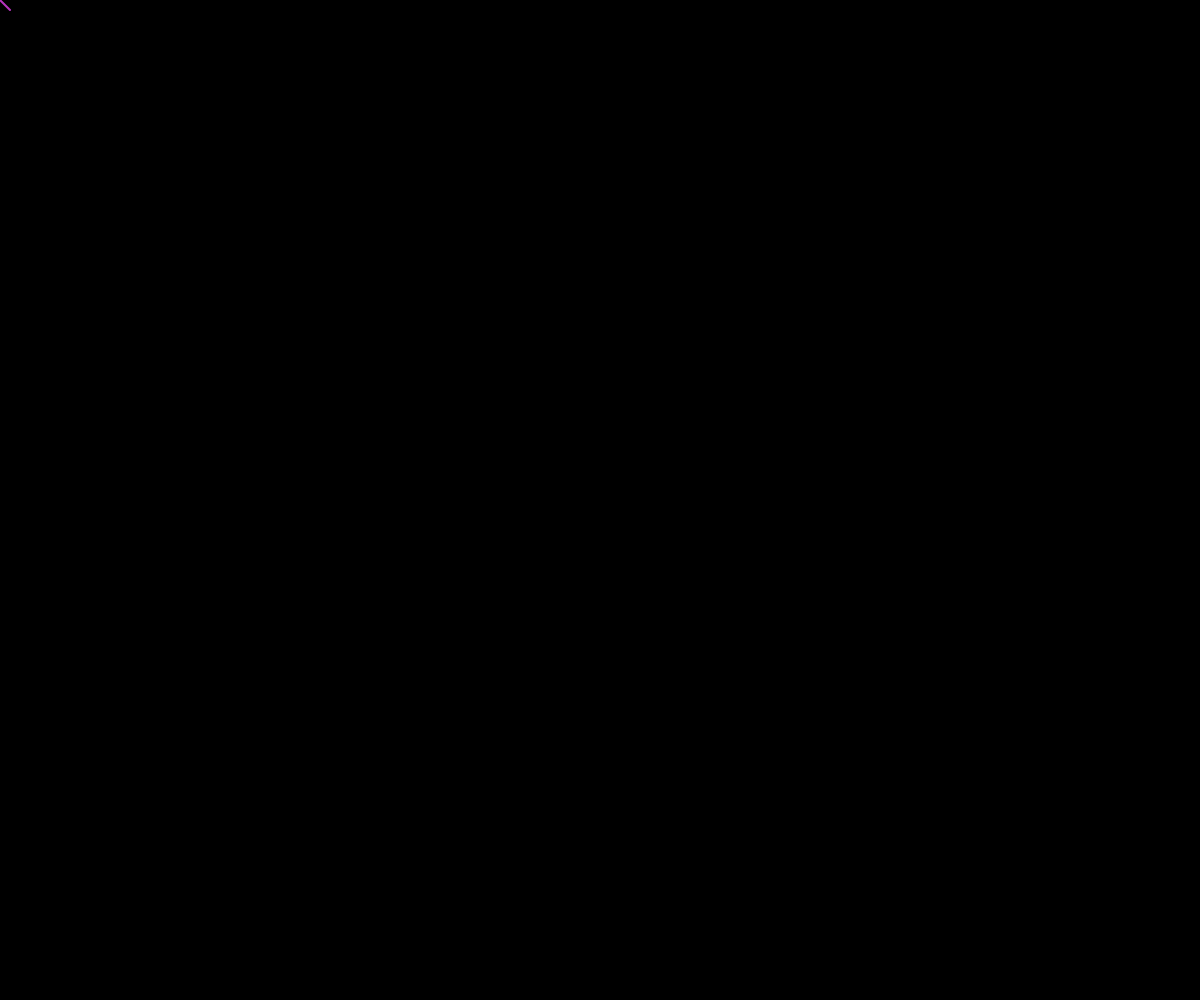
Frame 1 (no input)
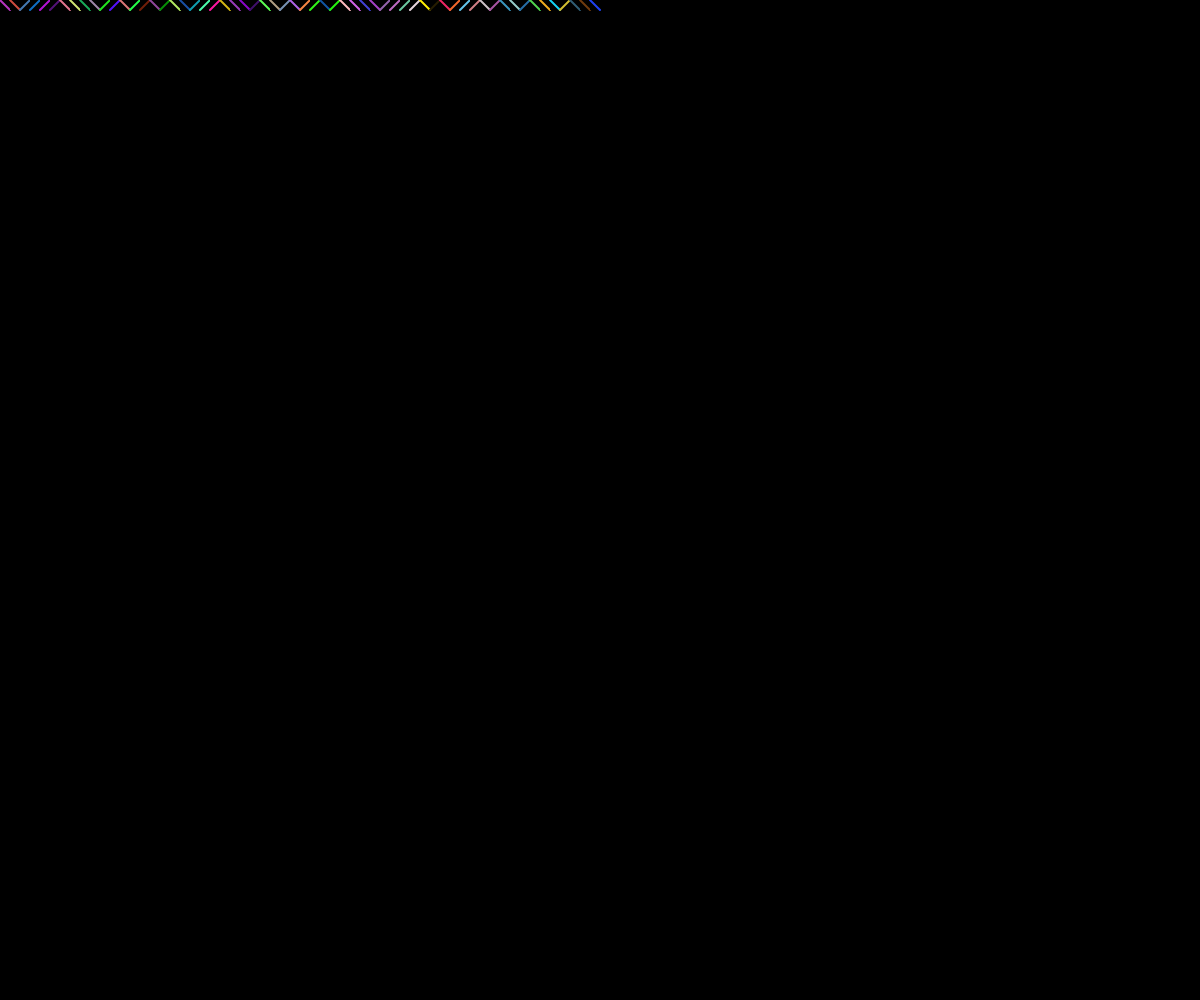
Frame 60 (no input)
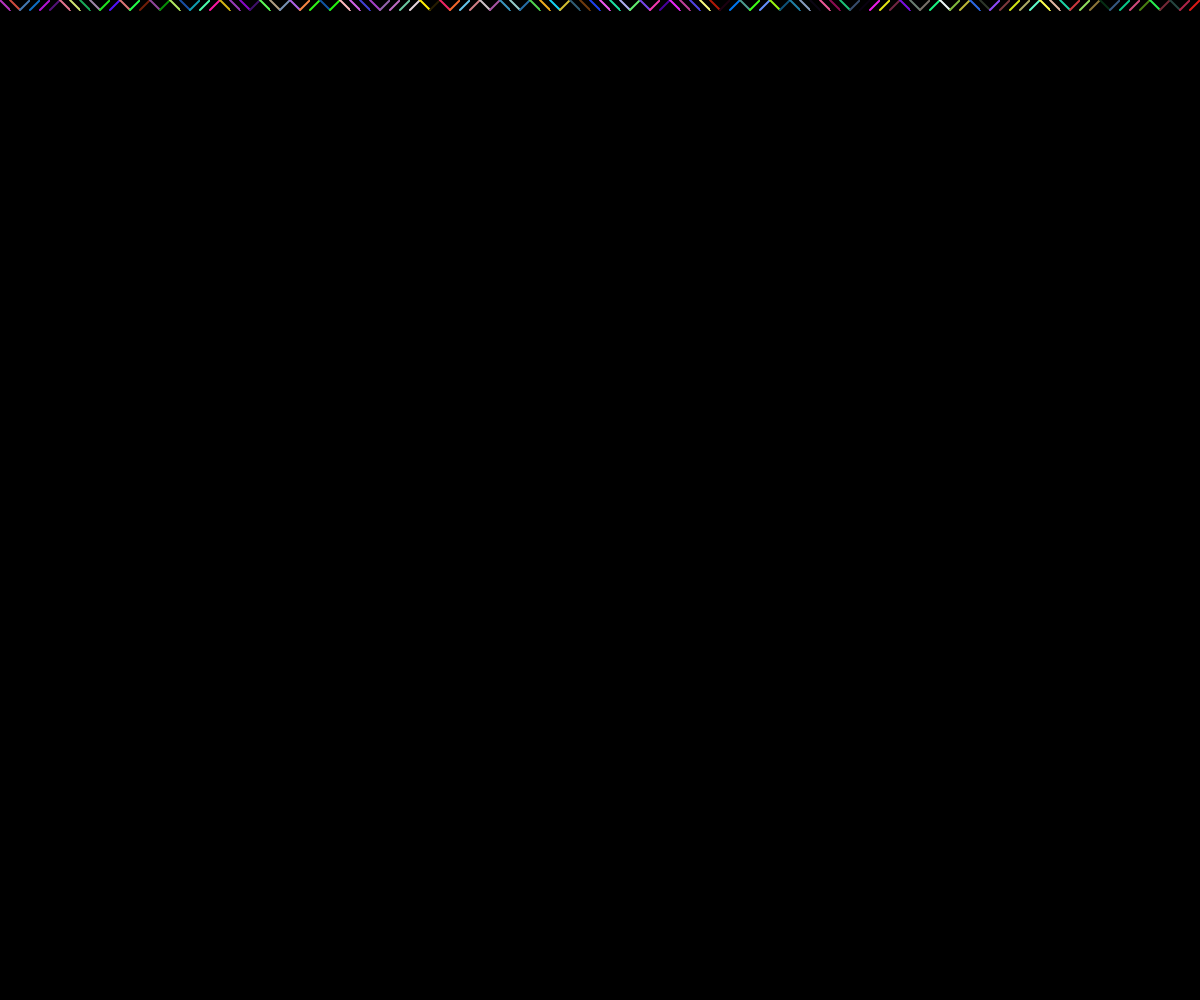
Frame 120 (the mouse pressed at the canvas centre since frame 60)

The p5.js sketch that drew these frames (run headless with seeded random() and noise() and a simulated clock; from frame 60 on, the mouse is pressed at the canvas centre):

// p5.js sketch
// ── sketch.js

var x = 0
var y = 0
var spacing = 10

function setup(){
    createCanvas(windowWidth, windowHeight)
    background(0)
}

function draw(){
    //alert("running draw")
    fill(0)
    noStroke()
    rect(x,y,spacing,spacing)
    stroke(getRndRgb(),getRndRgb(),getRndRgb())
    strokeWeight(2)
    if (random(1)<0.5){
        line(x, y, x+spacing, y+spacing)
    }else{
        line(x, y+spacing, x+spacing, y)
    }
    
    x+=spacing
    
    if (x > width){
        x=0
        y+=spacing
    }
    if (y >= height){
        x=0
        y=0
    }
}

function getRndRgb(){
    var a = random(255)
    //console.log(a)
    return a
}
